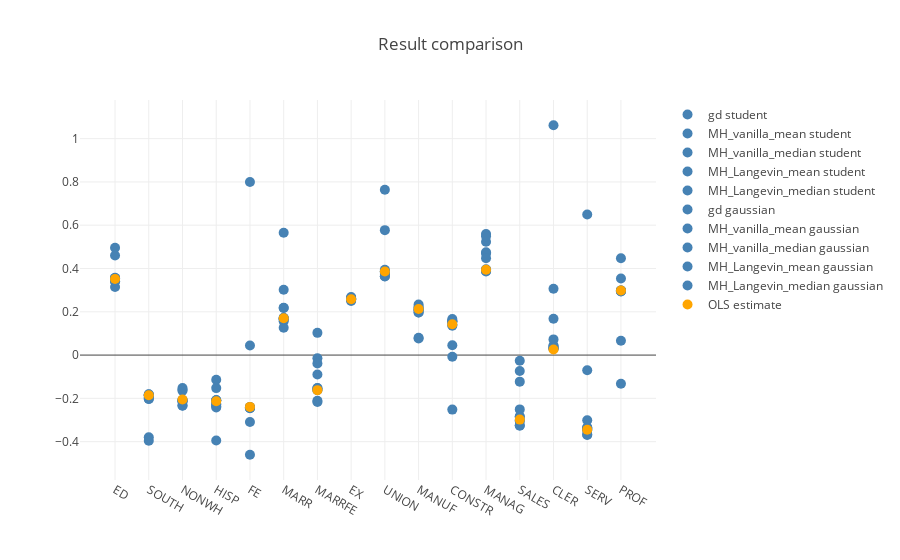

Write notebook code for a chart like this one.
### Code cell
trace_ref = go.Scatter(
    y = theta_OLS[1:],
    name = 'OLS estimate',
    mode = 'markers',
    marker = dict(
        size = 10,
        color = 'orange'
    )
)



trace.append(trace_ref)
data = trace

layout = dict(title = 'Result comparison',
              yaxis = dict(zeroline = True),
               xaxis = go.layout.XAxis(
                        tickmode = 'array',
                        tickvals = np.arange(0,16),
                        ticktext = predictors_name,#np.insert(predictors_name,0,"noise"),
                       zeroline = False
               )
             )

fig = dict(data=data, layout=layout)
py.iplot(fig)

### Figure 1 — Plotly figure (JSON) as saved in the notebook; plotly's stock layout.template omitted (floating-point values rounded to 4 significant figures)
{"data": [{"marker": {"color": "steelblue", "size": 10}, "mode": "markers", "name": "gd student", "type": "scatter", "uid": "68c31dca-ec9e-493d-aaff-f01b2bd7cea7", "y": [0.3149, -0.1948, -0.152, -0.3949, -0.4605, 0.1567, -0.01452, 0.2682, 0.3741, 0.2074, -0.2519, 0.5592, -0.1227, 0.1682, -0.3339, 0.4472]}, {"marker": {"color": "steelblue", "size": 10}, "mode": "markers", "name": "MH_vanilla_mean student", "type": "scatter", "uid": "428c20fe-a313-4db6-958b-8fba5b9ad36b", "y": [0.4958, -0.38, -0.1647, -0.1525, 0.7996, 0.5656, 0.1026, 0.2498, 0.764, 0.08027, -0.00752, 0.5233, -0.07324, 1.062, 0.6496, -0.1328]}, {"marker": {"color": "steelblue", "size": 10}, "mode": "markers", "name": "MH_vanilla_median student", "type": "scatter", "uid": "379f8b29-cbf0-430a-9c93-8e1031c6c7eb", "y": [0.4601, -0.396, -0.1605, -0.1142, 0.04394, 0.302, -0.03865, 0.2543, 0.5773, 0.07649, 0.04577, 0.5496, -0.02653, 0.3064, -0.06995, 0.06652]}, {"marker": {"color": "steelblue", "size": 10}, "mode": "markers", "name": "MH_Langevin_mean student", "type": "scatter", "uid": "4c0582af-8b7d-4a27-abbe-ed01c9fc9b67", "y": [0.3414, -0.2023, -0.2326, -0.2362, -0.2445, 0.2175, -0.2109, 0.2632, 0.363, 0.1968, 0.1407, 0.469, -0.2832, 0.04231, -0.369, 0.2976]}, {"marker": {"color": "steelblue", "size": 10}, "mode": "markers", "name": "MH_Langevin_median student", "type": "scatter", "uid": "2ecfbb5c-8058-43f5-909d-b440ae892410", "y": [0.3409, -0.2026, -0.2339, -0.2419, -0.2416, 0.2187, -0.217, 0.2628, 0.3642, 0.1963, 0.1358, 0.4752, -0.2866, 0.04374, -0.3665, 0.2971]}, {"marker": {"color": "steelblue", "size": 10}, "mode": "markers", "name": "gd gaussian", "type": "scatter", "uid": "abe85ffb-5545-4fa7-a615-122133f20fdb", "y": [0.3432, -0.1856, -0.2157, -0.2085, -0.3093, 0.126, -0.08941, 0.2589, 0.3943, 0.2335, 0.1566, 0.4474, -0.251, 0.07244, -0.301, 0.3534]}, {"marker": {"color": "steelblue", "size": 10}, "mode": "markers", "name": "MH_vanilla_mean gaussian", "type": "scatter", "uid": "e6cd52eb-7684-4361-b4e3-38748892d8c1", "y": [0.3555, -0.182, -0.213, -0.2091, -0.2452, 0.1677, -0.1538, 0.2601, 0.3874, 0.2102, 0.1663, 0.3933, -0.3264, 0.03498, -0.3425, 0.294]}, {"marker": {"color": "steelblue", "size": 10}, "mode": "markers", "name": "MH_vanilla_median gaussian", "type": "scatter", "uid": "27fca87c-5ba9-4a4f-9ae2-cd9b870aeda9", "y": [0.3575, -0.1815, -0.2103, -0.2092, -0.2445, 0.1655, -0.1519, 0.2596, 0.3838, 0.2089, 0.1591, 0.396, -0.3242, 0.03081, -0.3468, 0.2949]}, {"marker": {"color": "steelblue", "size": 10}, "mode": "markers", "name": "MH_Langevin_mean gaussian", "type": "scatter", "uid": "3b75d9f0-08fc-4cba-82a6-3815a64a9970", "y": [0.3522, -0.1872, -0.2076, -0.2287, -0.2398, 0.1697, -0.1618, 0.2574, 0.3836, 0.222, 0.1544, 0.3866, -0.3047, 0.02993, -0.3385, 0.2988]}, {"marker": {"color": "steelblue", "size": 10}, "mode": "markers", "name": "MH_Langevin_median gaussian", "type": "scatter", "uid": "b3e6b2b2-020f-4eab-95fd-7f6e7b0b2f50", "y": [0.3522, -0.1878, -0.2074, -0.2253, -0.2414, 0.1724, -0.1605, 0.2572, 0.3835, 0.2195, 0.1535, 0.3884, -0.3024, 0.0303, -0.3374, 0.2968]}, {"marker": {"color": "orange", "size": 10}, "mode": "markers", "name": "OLS estimate", "type": "scatter", "uid": "6cfa6b5d-2635-4e8f-9999-8391e841fb72", "y": [0.3516, -0.1857, -0.205, -0.2137, -0.2394, 0.1698, -0.162, 0.2583, 0.386, 0.213, 0.1422, 0.3945, -0.2981, 0.02606, -0.3452, 0.2981]}], "layout": {"autosize": true, "title": {"text": "Result comparison"}, "xaxis": {"autorange": true, "range": [-0.9157, 15.92], "tickmode": "array", "ticktext": ["ED", "SOUTH", "NONWH", "HISP", "FE", "MARR", "MARRFE", "EX", "UNION", "MANUF", "CONSTR", "MANAG", "SALES", "CLER", "SERV", "PROF"], "tickvals": [0, 1, 2, 3, 4, 5, 6, 7, 8, 9, 10, 11, 12, 13, 14, 15], "zeroline": false}, "yaxis": {"autorange": true, "range": [-0.6158, 1.217], "type": "linear", "zeroline": true}}}
